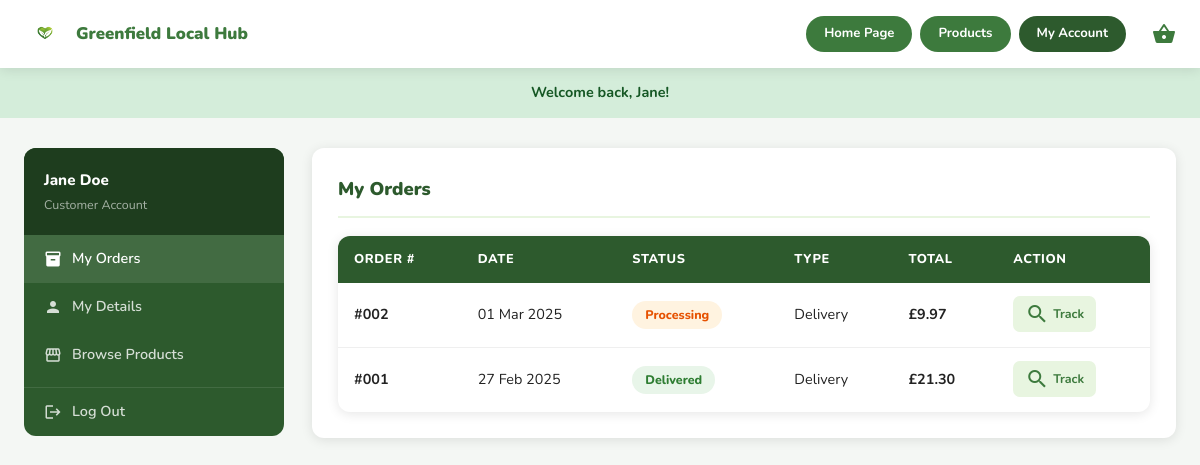
Page /account.php (signed in) on the committed database.
### tables this page shows
CREATE TABLE users (
    id          INT AUTO_INCREMENT PRIMARY KEY,
    first_name  VARCHAR(100) NOT NULL,
    last_name   VARCHAR(100) NOT NULL,
    email       VARCHAR(255) NOT NULL UNIQUE,
    password    VARCHAR(255) NOT NULL,
    role        ENUM('customer','producer') DEFAULT 'customer',
    address     TEXT,
    created_at  TIMESTAMP DEFAULT CURRENT_TIMESTAMP
);

CREATE TABLE orders (
    id               INT AUTO_INCREMENT PRIMARY KEY,
    customer_id      INT NOT NULL,
    status           ENUM('ordered','processing','delivered') DEFAULT 'ordered',
    delivery_type    ENUM('pickup','delivery') DEFAULT 'pickup',
    total_price      DECIMAL(10,2) NOT NULL,
    delivery_address TEXT,
    card_name        VARCHAR(255),
    created_at       TIMESTAMP DEFAULT CURRENT_TIMESTAMP,
    FOREIGN KEY (customer_id) REFERENCES users(id)
);

### includes/db.php (called while the page is built, shortened)
<?php
function formatPrice(float $price): string {
    return '£' . number_format($price, 2);
}

### account.php (the view, shortened to what this page needs)
<?php
require_once 'includes/db.php';
$user_id    = $_SESSION['user_id'];
$u_stmt = $conn->prepare("SELECT * FROM users WHERE id = ?");
$u_stmt->bind_param('i', $user_id);
$u_stmt->execute();
$user = $u_stmt->get_result()->fetch_assoc();
$o_stmt = $conn->prepare("SELECT * FROM orders WHERE customer_id = ? ORDER BY created_at DESC");
$o_stmt->bind_param('i', $user_id);
$o_stmt->execute();
$orders = $o_stmt->get_result()->fetch_all(MYSQLI_ASSOC);
$tab = $_GET['tab'] ?? 'orders';
require_once 'includes/header.php';
?>
<main>
<div class="container">
<div class="account-layout">
    <aside class="account-sidebar">
        <div class="account-sidebar-header">
            <div class="account-sidebar-name"><?= htmlspecialchars($user['first_name'] . ' ' . $user['last_name']) ?></div>
            <div class="account-sidebar-role">Customer Account</div>
        </div>
        <nav>
            <a href="account.php?tab=orders" class="account-nav-link <?= $tab==='orders' ? 'active':'' ?>">
                <span class="material-icons">inventory_2</span> My Orders
            </a>
            <a href="account.php?tab=profile" class="account-nav-link <?= $tab==='profile' ? 'active':'' ?>">
                <span class="material-icons">person</span> My Details
            </a>
            <a href="shop.php" class="account-nav-link">
                <span class="material-icons">storefront</span> Browse Products
            </a>
            <a href="logout.php" class="account-nav-link" style="border-top:1px solid rgba(255,255,255,.1);margin-top:8px;">
                <span class="material-icons">logout</span> Log Out
            </a>
        </nav>
    </aside>
    <div>
        <?php if ($tab === 'orders'): ?>
        <div class="account-card">
            <h2 class="account-card-title">My Orders</h2>
            <?php if (empty($orders)): ?>
            <div class="empty-state" style="padding:40px 0;">
                <span class="material-icons">inventory_2</span>
                <h3>No orders yet</h3>
                <p>Start shopping to see your orders here.</p>
                <a href="shop.php" class="btn btn-primary">Browse Products</a>
            </div>
            <?php else: ?>
            <table class="orders-table">
                <thead>
                    <tr>
                        <th>Order #</th>
                        <th>Date</th>
                        <th>Status</th>
                        <th>Type</th>
                        <th>Total</th>
                        <th>Action</th>
                    </tr>
                </thead>
                <tbody>
                    <?php foreach ($orders as $o): ?>
                    <tr>
                        <td style="font-weight:700;">#<?= str_pad($o['id'],3,'0',STR_PAD_LEFT) ?></td>
                        <td><?= date('d M Y', strtotime($o['created_at'])) ?></td>
                        <td><span class="status-badge status-<?= $o['status'] ?>"><?= ucfirst($o['status']) ?></span></td>
                        <td style="text-transform:capitalize;"><?= htmlspecialchars($o['delivery_type']) ?></td>
                        <td style="font-weight:700;color:var(--green-primary);"><?= formatPrice($o['total_price']) ?></td>
                        <td>
                            <a href="track-order.php?order=<?= $o['id'] ?>" class="icon-btn icon-btn-edit">
                                <span class="material-icons">search</span> Track
                            </a>
                        </td>
                    </tr>
                    <?php endforeach; ?>
                </tbody>
            </table>
            <?php endif; ?>
        </div>
        <?php endif; ?>
    </div>
</div>
</div>
</main>
<?php require_once 'includes/footer.php'; ?>

### css/style.css (style rules this page uses)
:root { --green: #3d7a3d; --green-dark: #2d5a2d; --green-deeper: #1e3d1e; --green-light: #e8f5e0; --red: #e53e3e; --white: #fff; --bg: #f4f7f4; --gray: #d8d8d8; --text: #222; --text-mid: #555; --text-light: #888; --shadow: 0 2px 12px rgba(0,0,0,.10); --r: 12px; --r-sm: 7px; --r-pill: 100px; }
*, *::before, *::after { box-sizing: border-box; margin: 0; padding: 0; }
body { font-family: 'Nunito', system-ui, sans-serif; background: var(--bg); color: var(--text); line-height: 1.65; min-height: 100vh; display: flex; flex-direction: column; }
main { flex: 1; }
a { text-decoration: none; color: inherit; }
.container { max-width: 1200px; margin: 0 auto; padding: 0 24px; }
.account-layout { display: grid; grid-template-columns: 260px 1fr; gap: 28px; padding: 30px 0; }
.account-sidebar, .producer-sidebar { background: var(--green-dark); border-radius: var(--r); height: fit-content; overflow: hidden; }
.account-sidebar-header, .producer-sidebar-header { background: var(--green-deeper); padding: 20px; color: #fff; }
.account-sidebar-name, .producer-sidebar-title { font-weight: 800; font-size: .95rem; }
.account-sidebar-role, .producer-sidebar-sub { font-size: .78rem; color: rgba(255,255,255,.6); margin-top: 2px; }
.account-nav-link, .producer-nav-link { display: flex; align-items: center; gap: 10px; padding: 12px 20px; color: rgba(255,255,255,.8); font-weight: 600; font-size: .9rem; text-decoration: none; }
.account-nav-link:hover, .account-nav-link.active, .producer-nav-link:hover, .producer-nav-link.active { background: rgba(255,255,255,.1); color: #fff; }
.account-nav-link .material-icons, .producer-nav-link .material-icons { font-size: 18px; }
.account-card { background: var(--white); border-radius: var(--r); box-shadow: var(--shadow); padding: 26px; margin-bottom: 20px; }
.account-card-title { font-size: 1.15rem; font-weight: 900; margin-bottom: 18px; padding-bottom: 12px; border-bottom: 2px solid var(--green-light); color: var(--green-dark); }
.icon-btn { display: inline-flex; align-items: center; gap: 4px; padding: 6px 12px; border-radius: var(--r-sm); font-size: .78rem; font-weight: 700; border: none; cursor: pointer; text-decoration: none; }
.icon-btn-edit { background: var(--green-light); color: var(--green); }
.orders-table { width: 100%; border-collapse: separate; border-spacing: 0; background: var(--white); border-radius: var(--r); overflow: hidden; box-shadow: var(--shadow); }
.orders-table th { background: var(--green-dark); color: #fff; padding: 13px 16px; text-align: left; font-size: .8rem; font-weight: 800; text-transform: uppercase; letter-spacing: .6px; }
.orders-table td { padding: 13px 16px; border-bottom: 1px solid #efefef; font-size: .9rem; }
.orders-table tr:last-child td { border-bottom: none; }
.status-badge { display: inline-block; padding: 4px 13px; border-radius: var(--r-pill); font-size: .78rem; font-weight: 800; text-transform: capitalize; }
.status-processing { background: #fff3e0; color: #e65100; }
.status-delivered { background: #e8f5e9; color: #2e7d32; }

### rows in the picture
users: first_name+last_name "Jane Doe"
orders: id "002", created_at "01 Mar 2025", status "Processing", delivery_type "Delivery", total_price "£9.97"
orders: id "001", created_at "27 Feb 2025", status "Delivered", delivery_type "Delivery", total_price "£21.30"

### other values in the picture
$_SESSION['flash_message'] "Welcome back, Jane!"
